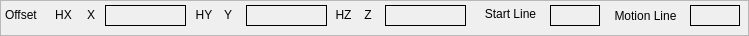
     <widget class="QFrame" name="frame_4">
      <property name="sizePolicy">
       <sizepolicy hsizetype="Minimum" vsizetype="Fixed">
        <horstretch>0</horstretch>
        <verstretch>0</verstretch>
       </sizepolicy>
      </property>
      <property name="minimumSize">
       <size>
        <width>0</width>
        <height>31</height>
       </size>
      </property>
      <property name="frameShape">
       <enum>QFrame::StyledPanel</enum>
      </property>
      <property name="frameShadow">
       <enum>QFrame::Raised</enum>
      </property>
      <widget class="QLabel" name="label_2">
       <property name="geometry">
        <rect>
         <x>220</x>
         <y>5</y>
         <width>16</width>
         <height>19</height>
        </rect>
       </property>
       <property name="text">
        <string>Y</string>
       </property>
       <property name="alignment">
        <set>Qt::AlignCenter</set>
       </property>
      </widget>
      <widget class="QLabel" name="label_3">
       <property name="geometry">
        <rect>
         <x>360</x>
         <y>5</y>
         <width>16</width>
         <height>19</height>
        </rect>
       </property>
       <property name="text">
        <string>Z</string>
       </property>
       <property name="alignment">
        <set>Qt::AlignCenter</set>
       </property>
      </widget>
      <widget class="QLabel" name="dro_lb_x">
       <property name="geometry">
        <rect>
         <x>105</x>
         <y>5</y>
         <width>81</width>
         <height>21</height>
        </rect>
       </property>
       <property name="font">
        <font>
         <family>FreeMono</family>
         <pointsize>12</pointsize>
         <bold>true</bold>
        </font>
       </property>
       <property name="frameShape">
        <enum>QFrame::Box</enum>
       </property>
       <property name="text">
        <string/>
       </property>
      </widget>
      <widget class="QLabel" name="dro_lb_z">
       <property name="geometry">
        <rect>
         <x>385</x>
         <y>5</y>
         <width>81</width>
         <height>21</height>
        </rect>
       </property>
       <property name="font">
        <font>
         <family>FreeMono</family>
         <pointsize>12</pointsize>
         <bold>true</bold>
        </font>
       </property>
       <property name="frameShape">
        <enum>QFrame::Box</enum>
       </property>
       <property name="text">
        <string/>
       </property>
      </widget>
      <widget class="QLabel" name="label">
       <property name="geometry">
        <rect>
         <x>83</x>
         <y>5</y>
         <width>16</width>
         <height>19</height>
        </rect>
       </property>
       <property name="text">
        <string>X</string>
       </property>
       <property name="alignment">
        <set>Qt::AlignCenter</set>
       </property>
      </widget>
      <widget class="QLabel" name="dro_lb_y">
       <property name="geometry">
        <rect>
         <x>246</x>
         <y>5</y>
         <width>81</width>
         <height>21</height>
        </rect>
       </property>
       <property name="font">
        <font>
         <family>FreeMono</family>
         <pointsize>12</pointsize>
         <bold>true</bold>
        </font>
       </property>
       <property name="frameShape">
        <enum>QFrame::Box</enum>
       </property>
       <property name="text">
        <string/>
       </property>
      </widget>
      <widget class="QLabel" name="home_lb_0">
       <property name="geometry">
        <rect>
         <x>53</x>
         <y>5</y>
         <width>21</width>
         <height>19</height>
        </rect>
       </property>
       <property name="frameShape">
        <enum>QFrame::NoFrame</enum>
       </property>
       <property name="text">
        <string>HX</string>
       </property>
       <property name="alignment">
        <set>Qt::AlignCenter</set>
       </property>
      </widget>
      <widget class="QLabel" name="home_lb_1">
       <property name="geometry">
        <rect>
         <x>194</x>
         <y>5</y>
         <width>20</width>
         <height>19</height>
        </rect>
       </property>
       <property name="frameShape">
        <enum>QFrame::NoFrame</enum>
       </property>
       <property name="text">
        <string>HY</string>
       </property>
       <property name="alignment">
        <set>Qt::AlignCenter</set>
       </property>
      </widget>
      <widget class="QLabel" name="home_lb_2">
       <property name="geometry">
        <rect>
         <x>333</x>
         <y>5</y>
         <width>21</width>
         <height>19</height>
        </rect>
       </property>
       <property name="frameShape">
        <enum>QFrame::NoFrame</enum>
       </property>
       <property name="text">
        <string>HZ</string>
       </property>
       <property name="alignment">
        <set>Qt::AlignCenter</set>
       </property>
      </widget>
      <widget class="QLabel" name="label_34">
       <property name="geometry">
        <rect>
         <x>5</x>
         <y>5</y>
         <width>46</width>
         <height>19</height>
        </rect>
       </property>
       <property name="text">
        <string>Offset</string>
       </property>
      </widget>
      <widget class="QLabel" name="motion_line_lb">
       <property name="geometry">
        <rect>
         <x>690</x>
         <y>5</y>
         <width>50</width>
         <height>21</height>
        </rect>
       </property>
       <property name="maximumSize">
        <size>
         <width>50</width>
         <height>16777215</height>
        </size>
       </property>
       <property name="font">
        <font>
         <family>FreeMono</family>
         <pointsize>12</pointsize>
         <bold>false</bold>
        </font>
       </property>
       <property name="frameShape">
        <enum>QFrame::Box</enum>
       </property>
       <property name="text">
        <string/>
       </property>
       <property name="alignment">
        <set>Qt::AlignRight|Qt::AlignTrailing|Qt::AlignVCenter</set>
       </property>
      </widget>
      <widget class="QLabel" name="label_5">
       <property name="geometry">
        <rect>
         <x>470</x>
         <y>0</y>
         <width>81</width>
         <height>27</height>
        </rect>
       </property>
       <property name="text">
        <string>Start Line</string>
       </property>
       <property name="alignment">
        <set>Qt::AlignCenter</set>
       </property>
      </widget>
      <widget class="QLabel" name="start_line_lb">
       <property name="geometry">
        <rect>
         <x>550</x>
         <y>5</y>
         <width>50</width>
         <height>21</height>
        </rect>
       </property>
       <property name="maximumSize">
        <size>
         <width>50</width>
         <height>16777215</height>
        </size>
       </property>
       <property name="font">
        <font>
         <family>FreeMono</family>
         <pointsize>12</pointsize>
         <bold>false</bold>
        </font>
       </property>
       <property name="frameShape">
        <enum>QFrame::Box</enum>
       </property>
       <property name="text">
        <string/>
       </property>
       <property name="alignment">
        <set>Qt::AlignRight|Qt::AlignTrailing|Qt::AlignVCenter</set>
       </property>
      </widget>
      <widget class="QLabel" name="label_4">
       <property name="geometry">
        <rect>
         <x>600</x>
         <y>5</y>
         <width>91</width>
         <height>21</height>
        </rect>
       </property>
       <property name="text">
        <string>Motion Line</string>
       </property>
       <property name="alignment">
        <set>Qt::AlignCenter</set>
       </property>
      </widget>
     </widget>
